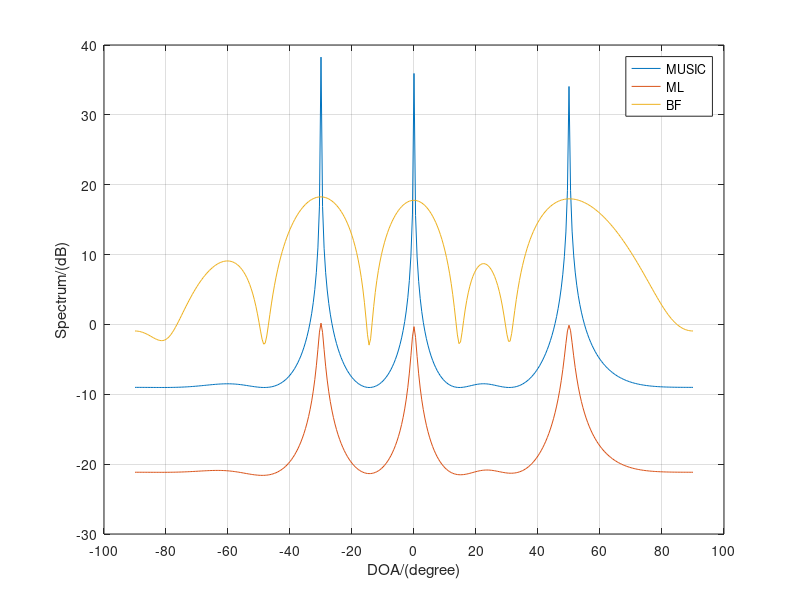
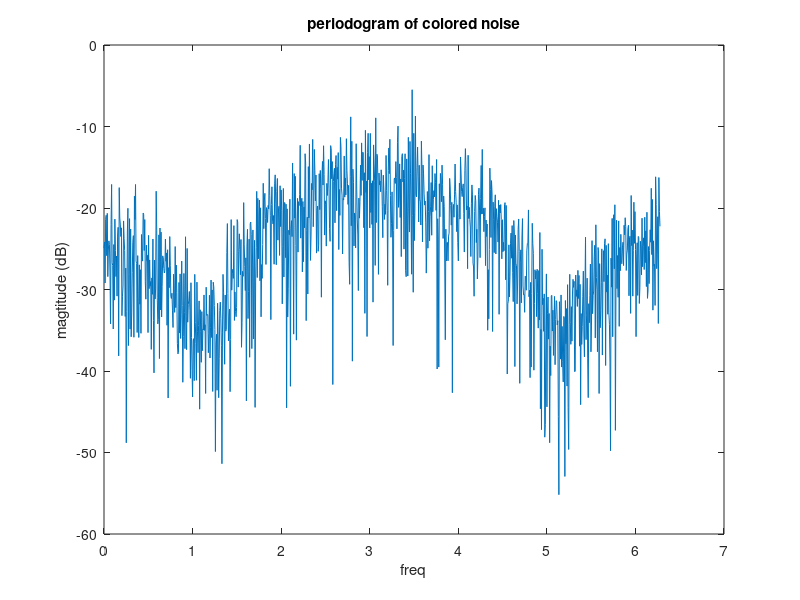

Recreate these plots in MATLAB, in order.
clc; clear; close all;
L=1024;  % length
c = [1 -0.5];
nc = length(c) - 1;
xik=zeros(nc,1);  % init
xi=randn(L,1);  % 0 mean sigma=1

for k=1:L
    e(k)=c*[xi(k);xik];  %colored
    % update
    for i=nc:-1:2
        xik(i)=xik(i-1);
    end
    xik(1)=xi(k);
end
%===========================================
derad = pi/180;
N = 8;               % Arrays  
M = 3;               % Signals
theta = [-30 0 50];  % Directions
snr = 15;            % SNR
K = 1024;            % Quick shots

dd = 0.5;            % array distance/lambda, d=lambda/2      
d=0:dd:(N-1)*dd;     % d here is md/lambda
A=exp(-1i*2*pi*d.'*sin(theta*derad));

S=randn(M,K); 
X=A*S;
sigma2=(var(S(1,:))+var(S(2,:))+var(S(3,:)))/3/(10^(snr/10))
var(S(3,:))
WN=wgn(N,K,sigma2,'linear','complex');
e=zeros(N,K);
for i=1:N
    for j=3:K
        e(i,j)=WN(i,j)-0.7*WN(i,j-1)+0.7*WN(i,j-2);
    end
end

% X1=awgn(X,snr,'measured'); % X=AF+W
X1=X+e;
Rxx=X1*X1'/K;
%InvS=inv(Rxx); 
[EV,D]=eig(Rxx);    % eigval vec
EVA=diag(D)';
[EVA,I]=sort(EVA);  % small -> large
%EVA=fliplr(EVA);   % flip
EV=fliplr(EV(:,I)); % flip in column
for iang = 1:361    % iteration
        angle(iang)=(iang-181)/2;
        phim=derad*angle(iang);
        a=exp(-1i*2*pi*d*sin(phim)).';
        a2=exp(-1i*2*pi*d*cos(phim)).';
        L=M;    
        En=EV(:,L+1:N);
        %SP(iang)=(a'*a)/(a'*En*En'*a);
        SP(iang)=1/(a'*En*En'*a);
        b=[a';a2'];
        SP4=1./b*En*En'*b';
        SP4_1(iang)=SP4(1,1);
        SP4_2(iang)=SP4(1,2);
        SP4_3(iang)=SP4(2,1);
        SP4_4(iang)=SP4(2,2);
        
        SP2(iang)=1/(a'*inv(Rxx)*a);
        SP3(iang)=a'*Rxx*a;
end

SP=abs(SP);
%SPmax=max(SP);
%SP=10*log10(SP/SPmax);  % normalized
SP=10*log10(SP);
h=plot(angle,SP);
set(h,'Linewidth',0.5);
xlabel('DOA/(degree)');
ylabel('Spectrum/(dB)');
%axis([-100 100 -40 60]);
set(gca, 'XTick',[-100:20:100]);
grid on
hold on;

%%
SP2=abs(SP2);
%SPmax=max(SP);
%SP=10*log10(SP/SPmax);  % normalized
SP2=10*log10(SP2);
h2=plot(angle,SP2);
set(h2,'Linewidth',0.5);
xlabel('DOA/(degree)');
ylabel('Spectrum/(dB)');
%axis([-100 100 -40 60]);
set(gca, 'XTick',[-100:20:100]);
grid on
hold on;

SP3=abs(SP3);
%SPmax=max(SP);
%SP=10*log10(SP/SPmax);  % normalized
SP3=10*log10(SP3);
h3=plot(angle,SP3);
set(h3,'Linewidth',0.5);
xlabel('DOA/(degree)');
ylabel('Spectrum/(dB)');
%axis([-100 100 -40 60]);
set(gca, 'XTick',[-100:20:100]);
grid on
legend('MUSIC','ML','BF')

%=======================
figure
[y1,f1] = periodogram(e(1,:));
p1 = 10*log10(y1);
plot(f1,p1)
xlabel('freq')
ylabel('magtitude (dB)')
title('periodogram of colored noise')